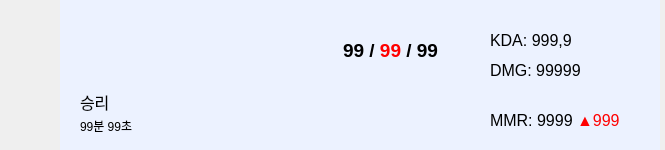
<?xml version="1.0" encoding="UTF-8"?>
<ui version="4.0">
 <class>Form</class>
 <widget class="QWidget" name="Form">
  <property name="geometry">
   <rect>
    <x>0</x>
    <y>0</y>
    <width>665</width>
    <height>150</height>
   </rect>
  </property>
  <property name="windowTitle">
   <string>Form</string>
  </property>
  <widget class="QWidget" name="MatchFrame" native="true">
   <property name="geometry">
    <rect>
     <x>60</x>
     <y>0</y>
     <width>600</width>
     <height>150</height>
    </rect>
   </property>
   <property name="sizePolicy">
    <sizepolicy hsizetype="Fixed" vsizetype="Fixed">
     <horstretch>0</horstretch>
     <verstretch>0</verstretch>
    </sizepolicy>
   </property>
   <property name="minimumSize">
    <size>
     <width>600</width>
     <height>150</height>
    </size>
   </property>
   <property name="maximumSize">
    <size>
     <width>1000</width>
     <height>150</height>
    </size>
   </property>
   <property name="styleSheet">
    <string notr="true">background-color: rgb(236, 242, 255);</string>
   </property>
   <widget class="QLabel" name="CharIMG">
    <property name="geometry">
     <rect>
      <x>110</x>
      <y>20</y>
      <width>120</width>
      <height>120</height>
     </rect>
    </property>
    <property name="sizePolicy">
     <sizepolicy hsizetype="Ignored" vsizetype="Ignored">
      <horstretch>0</horstretch>
      <verstretch>0</verstretch>
     </sizepolicy>
    </property>
    <property name="text">
     <string>&lt;html&gt;&lt;head/&gt;&lt;body&gt;&lt;p&gt;&lt;img src=&quot;:/Champ/Yuumi.webp&quot;/&gt;&lt;/p&gt;&lt;/body&gt;&lt;/html&gt;</string>
    </property>
    <property name="scaledContents">
     <bool>true</bool>
    </property>
   </widget>
   <widget class="QLabel" name="Result">
    <property name="geometry">
     <rect>
      <x>20</x>
      <y>90</y>
      <width>61</width>
      <height>21</height>
     </rect>
    </property>
    <property name="text">
     <string>&lt;html&gt;&lt;head/&gt;&lt;body&gt;&lt;p&gt;&lt;span style=&quot; font-size:12pt;&quot;&gt;승리&lt;/span&gt;&lt;/p&gt;&lt;/body&gt;&lt;/html&gt;</string>
    </property>
   </widget>
   <widget class="QLabel" name="MatchTime">
    <property name="geometry">
     <rect>
      <x>20</x>
      <y>120</y>
      <width>56</width>
      <height>12</height>
     </rect>
    </property>
    <property name="text">
     <string>99분 99초</string>
    </property>
   </widget>
   <widget class="QLabel" name="KDA">
    <property name="geometry">
     <rect>
      <x>270</x>
      <y>30</y>
      <width>121</width>
      <height>41</height>
     </rect>
    </property>
    <property name="text">
     <string>&lt;html&gt;&lt;head/&gt;&lt;body&gt;&lt;p align=&quot;center&quot;&gt;&lt;span style=&quot; font-size:14pt; font-weight:600;&quot;&gt;99 / &lt;/span&gt;&lt;span style=&quot; font-size:14pt; font-weight:600; color:#ff0000;&quot;&gt;99&lt;/span&gt;&lt;span style=&quot; font-size:14pt; font-weight:600;&quot;&gt; / 99&lt;/span&gt;&lt;/p&gt;&lt;/body&gt;&lt;/html&gt;</string>
    </property>
   </widget>
   <widget class="QLabel" name="KDALate">
    <property name="geometry">
     <rect>
      <x>430</x>
      <y>30</y>
      <width>141</width>
      <height>21</height>
     </rect>
    </property>
    <property name="text">
     <string>&lt;html&gt;&lt;head/&gt;&lt;body&gt;&lt;p&gt;&lt;span style=&quot; font-size:12pt;&quot;&gt;KDA: 999,9&lt;/span&gt;&lt;/p&gt;&lt;/body&gt;&lt;/html&gt;</string>
    </property>
   </widget>
   <widget class="QLabel" name="DMG">
    <property name="geometry">
     <rect>
      <x>430</x>
      <y>60</y>
      <width>141</width>
      <height>21</height>
     </rect>
    </property>
    <property name="text">
     <string>&lt;html&gt;&lt;head/&gt;&lt;body&gt;&lt;p&gt;&lt;span style=&quot; font-size:12pt;&quot;&gt;DMG: 99999&lt;/span&gt;&lt;/p&gt;&lt;/body&gt;&lt;/html&gt;</string>
    </property>
   </widget>
   <widget class="QLabel" name="MMR">
    <property name="geometry">
     <rect>
      <x>430</x>
      <y>110</y>
      <width>141</width>
      <height>21</height>
     </rect>
    </property>
    <property name="text">
     <string>&lt;html&gt;&lt;head/&gt;&lt;body&gt;&lt;p&gt;&lt;span style=&quot; font-size:12pt;&quot;&gt;MMR: 9999 &lt;/span&gt;&lt;span style=&quot; font-size:12pt; color:#ff0000;&quot;&gt;▲999&lt;/span&gt;&lt;/p&gt;&lt;/body&gt;&lt;/html&gt;</string>
    </property>
   </widget>
  </widget>
 </widget>
 <resources/>
 <connections/>
</ui>
